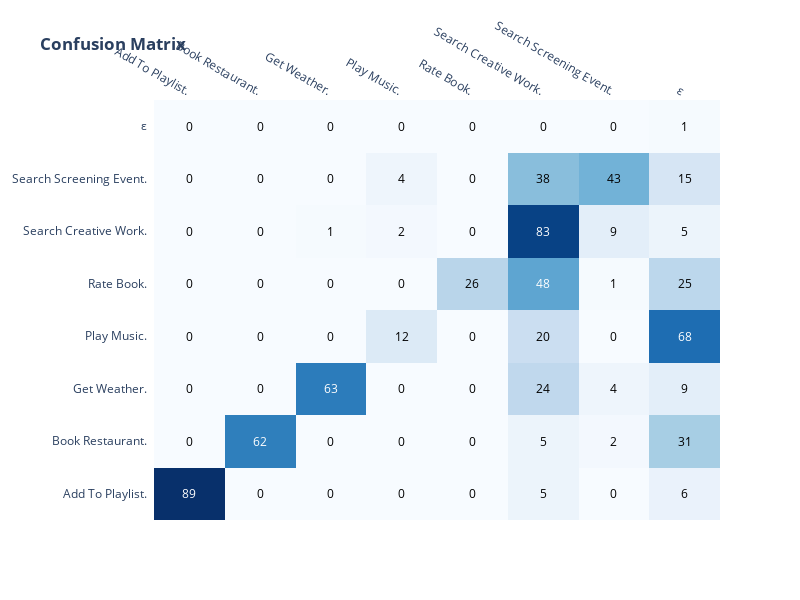
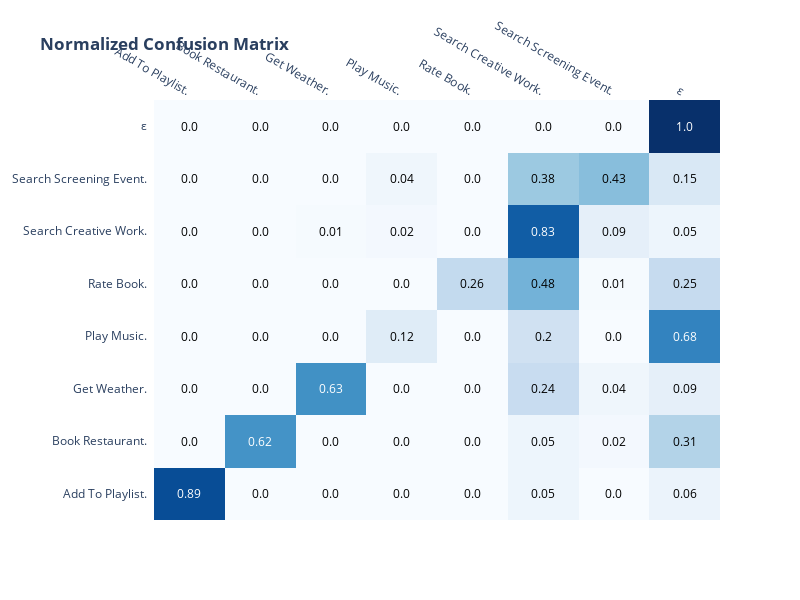

Notebook code for these charts, in order:
### Code cell
from sklearn.metrics import confusion_matrix, precision_recall_fscore_support
from collections import defaultdict
import pandas as pd 
import plotly.figure_factory as ff
import numpy as np

def load_intents_list(intents_file):
    intents = []
    with open(intents_file, 'r') as intent_preds:
        intents.append(intent.strip() for intent in intent_preds)
    return intents

def create_confusion_matrix( path: str, pred: str, gold: str ) -> pd.DataFrame:
    pred_intents = load_intents_list( f"{path}/{pred}" )
    gold_intents = load_intents_list( f"{path}/{gold}" )

    pred_intents = get_cleaned_intents( gold_intents, pred_intents )
    data = confusion_matrix(gold_intents, pred_intents)
    df_cm = pd.DataFrame(data, columns=np.unique(gold_intents), index = np.unique(gold_intents))
    df_cm.index.name = "True Intent"
    df_cm.columns.name = "Predicted Intent"
    return df_cm


def get_cleaned_intents( gold: list, pred: list ) -> list:
    # replace all bad generated intents with BAD GENERATION
    intent_set = set( gold )
    pred_intents = pred.copy()
    for idx, pred in enumerate( pred ):
        if pred not in intent_set:
            pred_intents[idx] = "ε"
    return pred_intents


# non-normalized figure
fig = ff.create_annotated_heatmap(df_cm.to_numpy(), colorscale='Blues', x=list(df_cm.columns), y=list(df_cm.index))
fig.update_layout(height=600, width=800, title_text="<b>Confusion Matrix</b>")
fig.show()

# normalized figure
df_cmn = df_cm.astype('float') / np.array(df_cm.sum(axis=1))[:, np.newaxis]

df_cmn.index.name = "True Intent"
df_cmn.columns.name = "Predicted Intent"
fig = ff.create_annotated_heatmap(df_cmn.to_numpy(), colorscale='Blues', x=list(df_cmn.columns), y=list(df_cmn.index))
fig.update_layout(height=600, width=800, title_text="<b>Normalized Confusion Matrix</b>")
fig.show()

### Figure 1 — Plotly figure (JSON) as saved in the notebook; plotly's stock layout.template omitted (floating-point values rounded to 4 significant figures)
{"data": [{"colorscale": [[0, "rgb(247,251,255)"], [0.125, "rgb(222,235,247)"], [0.25, "rgb(198,219,239)"], [0.375, "rgb(158,202,225)"], [0.5, "rgb(107,174,214)"], [0.625, "rgb(66,146,198)"], [0.75, "rgb(33,113,181)"], [0.875, "rgb(8,81,156)"], [1, "rgb(8,48,107)"]], "reversescale": false, "showscale": false, "type": "heatmap", "x": ["Add To Playlist.", "Book Restaurant.", "Get Weather.", "Play Music.", "Rate Book.", "Search Creative Work.", "Search Screening Event.", "ε"], "y": ["Add To Playlist.", "Book Restaurant.", "Get Weather.", "Play Music.", "Rate Book.", "Search Creative Work.", "Search Screening Event.", "ε"], "z": [[89, 0, 0, 0, 0, 5, 0, 6], [0, 62, 0, 0, 0, 5, 2, 31], [0, 0, 63, 0, 0, 24, 4, 9], [0, 0, 0, 12, 0, 20, 0, 68], [0, 0, 0, 0, 26, 48, 1, 25], [0, 0, 1, 2, 0, 83, 9, 5], [0, 0, 0, 4, 0, 38, 43, 15], [0, 0, 0, 0, 0, 0, 0, 1]]}], "layout": {"annotations": [{"font": {"color": "#FFFFFF"}, "showarrow": false, "text": "89", "x": "Add To Playlist.", "xref": "x", "y": "Add To Playlist.", "yref": "y"}, {"font": {"color": "#000000"}, "showarrow": false, "text": "0", "x": "Book Restaurant.", "xref": "x", "y": "Add To Playlist.", "yref": "y"}, {"font": {"color": "#000000"}, "showarrow": false, "text": "0", "x": "Get Weather.", "xref": "x", "y": "Add To Playlist.", "yref": "y"}, {"font": {"color": "#000000"}, "showarrow": false, "text": "0", "x": "Play Music.", "xref": "x", "y": "Add To Playlist.", "yref": "y"}, {"font": {"color": "#000000"}, "showarrow": false, "text": "0", "x": "Rate Book.", "xref": "x", "y": "Add To Playlist.", "yref": "y"}, {"font": {"color": "#000000"}, "showarrow": false, "text": "5", "x": "Search Creative Work.", "xref": "x", "y": "Add To Playlist.", "yref": "y"}, {"font": {"color": "#000000"}, "showarrow": false, "text": "0", "x": "Search Screening Event.", "xref": "x", "y": "Add To Playlist.", "yref": "y"}, {"font": {"color": "#000000"}, "showarrow": false, "text": "6", "x": "ε", "xref": "x", "y": "Add To Playlist.", "yref": "y"}, {"font": {"color": "#000000"}, "showarrow": false, "text": "0", "x": "Add To Playlist.", "xref": "x", "y": "Book Restaurant.", "yref": "y"}, {"font": {"color": "#FFFFFF"}, "showarrow": false, "text": "62", "x": "Book Restaurant.", "xref": "x", "y": "Book Restaurant.", "yref": "y"}, {"font": {"color": "#000000"}, "showarrow": false, "text": "0", "x": "Get Weather.", "xref": "x", "y": "Book Restaurant.", "yref": "y"}, {"font": {"color": "#000000"}, "showarrow": false, "text": "0", "x": "Play Music.", "xref": "x", "y": "Book Restaurant.", "yref": "y"}, {"font": {"color": "#000000"}, "showarrow": false, "text": "0", "x": "Rate Book.", "xref": "x", "y": "Book Restaurant.", "yref": "y"}, {"font": {"color": "#000000"}, "showarrow": false, "text": "5", "x": "Search Creative Work.", "xref": "x", "y": "Book Restaurant.", "yref": "y"}, {"font": {"color": "#000000"}, "showarrow": false, "text": "2", "x": "Search Screening Event.", "xref": "x", "y": "Book Restaurant.", "yref": "y"}, {"font": {"color": "#000000"}, "showarrow": false, "text": "31", "x": "ε", "xref": "x", "y": "Book Restaurant.", "yref": "y"}, {"font": {"color": "#000000"}, "showarrow": false, "text": "0", "x": "Add To Playlist.", "xref": "x", "y": "Get Weather.", "yref": "y"}, {"font": {"color": "#000000"}, "showarrow": false, "text": "0", "x": "Book Restaurant.", "xref": "x", "y": "Get Weather.", "yref": "y"}, {"font": {"color": "#FFFFFF"}, "showarrow": false, "text": "63", "x": "Get Weather.", "xref": "x", "y": "Get Weather.", "yref": "y"}, {"font": {"color": "#000000"}, "showarrow": false, "text": "0", "x": "Play Music.", "xref": "x", "y": "Get Weather.", "yref": "y"}, {"font": {"color": "#000000"}, "showarrow": false, "text": "0", "x": "Rate Book.", "xref": "x", "y": "Get Weather.", "yref": "y"}, {"font": {"color": "#000000"}, "showarrow": false, "text": "24", "x": "Search Creative Work.", "xref": "x", "y": "Get Weather.", "yref": "y"}, {"font": {"color": "#000000"}, "showarrow": false, "text": "4", "x": "Search Screening Event.", "xref": "x", "y": "Get Weather.", "yref": "y"}, {"font": {"color": "#000000"}, "showarrow": false, "text": "9", "x": "ε", "xref": "x", "y": "Get Weather.", "yref": "y"}, {"font": {"color": "#000000"}, "showarrow": false, "text": "0", "x": "Add To Playlist.", "xref": "x", "y": "Play Music.", "yref": "y"}, {"font": {"color": "#000000"}, "showarrow": false, "text": "0", "x": "Book Restaurant.", "xref": "x", "y": "Play Music.", "yref": "y"}, {"font": {"color": "#000000"}, "showarrow": false, "text": "0", "x": "Get Weather.", "xref": "x", "y": "Play Music.", "yref": "y"}, {"font": {"color": "#000000"}, "showarrow": false, "text": "12", "x": "Play Music.", "xref": "x", "y": "Play Music.", "yref": "y"}, {"font": {"color": "#000000"}, "showarrow": false, "text": "0", "x": "Rate Book.", "xref": "x", "y": "Play Music.", "yref": "y"}, {"font": {"color": "#000000"}, "showarrow": false, "text": "20", "x": "Search Creative Work.", "xref": "x", "y": "Play Music.", "yref": "y"}, {"font": {"color": "#000000"}, "showarrow": false, "text": "0", "x": "Search Screening Event.", "xref": "x", "y": "Play Music.", "yref": "y"}, {"font": {"color": "#FFFFFF"}, "showarrow": false, "text": "68", "x": "ε", "xref": "x", "y": "Play Music.", "yref": "y"}, {"font": {"color": "#000000"}, "showarrow": false, "text": "0", "x": "Add To Playlist.", "xref": "x", "y": "Rate Book.", "yref": "y"}, {"font": {"color": "#000000"}, "showarrow": false, "text": "0", "x": "Book Restaurant.", "xref": "x", "y": "Rate Book.", "yref": "y"}, {"font": {"color": "#000000"}, "showarrow": false, "text": "0", "x": "Get Weather.", "xref": "x", "y": "Rate Book.", "yref": "y"}, {"font": {"color": "#000000"}, "showarrow": false, "text": "0", "x": "Play Music.", "xref": "x", "y": "Rate Book.", "yref": "y"}, {"font": {"color": "#000000"}, "showarrow": false, "text": "26", "x": "Rate Book.", "xref": "x", "y": "Rate Book.", "yref": "y"}, {"font": {"color": "#FFFFFF"}, "showarrow": false, "text": "48", "x": "Search Creative Work.", "xref": "x", "y": "Rate Book.", "yref": "y"}, {"font": {"color": "#000000"}, "showarrow": false, "text": "1", "x": "Search Screening Event.", "xref": "x", "y": "Rate Book.", "yref": "y"}, {"font": {"color": "#000000"}, "showarrow": false, "text": "25", "x": "ε", "xref": "x", "y": "Rate Book.", "yref": "y"}, {"font": {"color": "#000000"}, "showarrow": false, "text": "0", "x": "Add To Playlist.", "xref": "x", "y": "Search Creative Work.", "yref": "y"}, {"font": {"color": "#000000"}, "showarrow": false, "text": "0", "x": "Book Restaurant.", "xref": "x", "y": "Search Creative Work.", "yref": "y"}, {"font": {"color": "#000000"}, "showarrow": false, "text": "1", "x": "Get Weather.", "xref": "x", "y": "Search Creative Work.", "yref": "y"}, {"font": {"color": "#000000"}, "showarrow": false, "text": "2", "x": "Play Music.", "xref": "x", "y": "Search Creative Work.", "yref": "y"}, {"font": {"color": "#000000"}, "showarrow": false, "text": "0", "x": "Rate Book.", "xref": "x", "y": "Search Creative Work.", "yref": "y"}, {"font": {"color": "#FFFFFF"}, "showarrow": false, "text": "83", "x": "Search Creative Work.", "xref": "x", "y": "Search Creative Work.", "yref": "y"}, {"font": {"color": "#000000"}, "showarrow": false, "text": "9", "x": "Search Screening Event.", "xref": "x", "y": "Search Creative Work.", "yref": "y"}, {"font": {"color": "#000000"}, "showarrow": false, "text": "5", "x": "ε", "xref": "x", "y": "Search Creative Work.", "yref": "y"}, {"font": {"color": "#000000"}, "showarrow": false, "text": "0", "x": "Add To Playlist.", "xref": "x", "y": "Search Screening Event.", "yref": "y"}, {"font": {"color": "#000000"}, "showarrow": false, "text": "0", "x": "Book Restaurant.", "xref": "x", "y": "Search Screening Event.", "yref": "y"}, {"font": {"color": "#000000"}, "showarrow": false, "text": "0", "x": "Get Weather.", "xref": "x", "y": "Search Screening Event.", "yref": "y"}, {"font": {"color": "#000000"}, "showarrow": false, "text": "4", "x": "Play Music.", "xref": "x", "y": "Search Screening Event.", "yref": "y"}, {"font": {"color": "#000000"}, "showarrow": false, "text": "0", "x": "Rate Book.", "xref": "x", "y": "Search Screening Event.", "yref": "y"}, {"font": {"color": "#000000"}, "showarrow": false, "text": "38", "x": "Search Creative Work.", "xref": "x", "y": "Search Screening Event.", "yref": "y"}, {"font": {"color": "#000000"}, "showarrow": false, "text": "43", "x": "Search Screening Event.", "xref": "x", "y": "Search Screening Event.", "yref": "y"}, {"font": {"color": "#000000"}, "showarrow": false, "text": "15", "x": "ε", "xref": "x", "y": "Search Screening Event.", "yref": "y"}, {"font": {"color": "#000000"}, "showarrow": false, "text": "0", "x": "Add To Playlist.", "xref": "x", "y": "ε", "yref": "y"}, {"font": {"color": "#000000"}, "showarrow": false, "text": "0", "x": "Book Restaurant.", "xref": "x", "y": "ε", "yref": "y"}, {"font": {"color": "#000000"}, "showarrow": false, "text": "0", "x": "Get Weather.", "xref": "x", "y": "ε", "yref": "y"}, {"font": {"color": "#000000"}, "showarrow": false, "text": "0", "x": "Play Music.", "xref": "x", "y": "ε", "yref": "y"}, {"font": {"color": "#000000"}, "showarrow": false, "text": "0", "x": "Rate Book.", "xref": "x", "y": "ε", "yref": "y"}, {"font": {"color": "#000000"}, "showarrow": false, "text": "0", "x": "Search Creative Work.", "xref": "x", "y": "ε", "yref": "y"}, {"font": {"color": "#000000"}, "showarrow": false, "text": "0", "x": "Search Screening Event.", "xref": "x", "y": "ε", "yref": "y"}, {"font": {"color": "#000000"}, "showarrow": false, "text": "1", "x": "ε", "xref": "x", "y": "ε", "yref": "y"}], "height": 600, "title": {"text": "<b>Confusion Matrix</b>"}, "width": 800, "xaxis": {"dtick": 1, "gridcolor": "rgb(0, 0, 0)", "side": "top", "ticks": ""}, "yaxis": {"dtick": 1, "ticks": "", "ticksuffix": "  "}}}

### Figure 2 — Plotly figure (JSON) as saved in the notebook; plotly's stock layout.template omitted (floating-point values rounded to 4 significant figures)
{"data": [{"colorscale": [[0, "rgb(247,251,255)"], [0.125, "rgb(222,235,247)"], [0.25, "rgb(198,219,239)"], [0.375, "rgb(158,202,225)"], [0.5, "rgb(107,174,214)"], [0.625, "rgb(66,146,198)"], [0.75, "rgb(33,113,181)"], [0.875, "rgb(8,81,156)"], [1, "rgb(8,48,107)"]], "reversescale": false, "showscale": false, "type": "heatmap", "x": ["Add To Playlist.", "Book Restaurant.", "Get Weather.", "Play Music.", "Rate Book.", "Search Creative Work.", "Search Screening Event.", "ε"], "y": ["Add To Playlist.", "Book Restaurant.", "Get Weather.", "Play Music.", "Rate Book.", "Search Creative Work.", "Search Screening Event.", "ε"], "z": [[0.89, 0, 0, 0, 0, 0.05, 0, 0.06], [0, 0.62, 0, 0, 0, 0.05, 0.02, 0.31], [0, 0, 0.63, 0, 0, 0.24, 0.04, 0.09], [0, 0, 0, 0.12, 0, 0.2, 0, 0.68], [0, 0, 0, 0, 0.26, 0.48, 0.01, 0.25], [0, 0, 0.01, 0.02, 0, 0.83, 0.09, 0.05], [0, 0, 0, 0.04, 0, 0.38, 0.43, 0.15], [0, 0, 0, 0, 0, 0, 0, 1]]}], "layout": {"annotations": [{"font": {"color": "#FFFFFF"}, "showarrow": false, "text": "0.89", "x": "Add To Playlist.", "xref": "x", "y": "Add To Playlist.", "yref": "y"}, {"font": {"color": "#000000"}, "showarrow": false, "text": "0.0", "x": "Book Restaurant.", "xref": "x", "y": "Add To Playlist.", "yref": "y"}, {"font": {"color": "#000000"}, "showarrow": false, "text": "0.0", "x": "Get Weather.", "xref": "x", "y": "Add To Playlist.", "yref": "y"}, {"font": {"color": "#000000"}, "showarrow": false, "text": "0.0", "x": "Play Music.", "xref": "x", "y": "Add To Playlist.", "yref": "y"}, {"font": {"color": "#000000"}, "showarrow": false, "text": "0.0", "x": "Rate Book.", "xref": "x", "y": "Add To Playlist.", "yref": "y"}, {"font": {"color": "#000000"}, "showarrow": false, "text": "0.05", "x": "Search Creative Work.", "xref": "x", "y": "Add To Playlist.", "yref": "y"}, {"font": {"color": "#000000"}, "showarrow": false, "text": "0.0", "x": "Search Screening Event.", "xref": "x", "y": "Add To Playlist.", "yref": "y"}, {"font": {"color": "#000000"}, "showarrow": false, "text": "0.06", "x": "ε", "xref": "x", "y": "Add To Playlist.", "yref": "y"}, {"font": {"color": "#000000"}, "showarrow": false, "text": "0.0", "x": "Add To Playlist.", "xref": "x", "y": "Book Restaurant.", "yref": "y"}, {"font": {"color": "#FFFFFF"}, "showarrow": false, "text": "0.62", "x": "Book Restaurant.", "xref": "x", "y": "Book Restaurant.", "yref": "y"}, {"font": {"color": "#000000"}, "showarrow": false, "text": "0.0", "x": "Get Weather.", "xref": "x", "y": "Book Restaurant.", "yref": "y"}, {"font": {"color": "#000000"}, "showarrow": false, "text": "0.0", "x": "Play Music.", "xref": "x", "y": "Book Restaurant.", "yref": "y"}, {"font": {"color": "#000000"}, "showarrow": false, "text": "0.0", "x": "Rate Book.", "xref": "x", "y": "Book Restaurant.", "yref": "y"}, {"font": {"color": "#000000"}, "showarrow": false, "text": "0.05", "x": "Search Creative Work.", "xref": "x", "y": "Book Restaurant.", "yref": "y"}, {"font": {"color": "#000000"}, "showarrow": false, "text": "0.02", "x": "Search Screening Event.", "xref": "x", "y": "Book Restaurant.", "yref": "y"}, {"font": {"color": "#000000"}, "showarrow": false, "text": "0.31", "x": "ε", "xref": "x", "y": "Book Restaurant.", "yref": "y"}, {"font": {"color": "#000000"}, "showarrow": false, "text": "0.0", "x": "Add To Playlist.", "xref": "x", "y": "Get Weather.", "yref": "y"}, {"font": {"color": "#000000"}, "showarrow": false, "text": "0.0", "x": "Book Restaurant.", "xref": "x", "y": "Get Weather.", "yref": "y"}, {"font": {"color": "#FFFFFF"}, "showarrow": false, "text": "0.63", "x": "Get Weather.", "xref": "x", "y": "Get Weather.", "yref": "y"}, {"font": {"color": "#000000"}, "showarrow": false, "text": "0.0", "x": "Play Music.", "xref": "x", "y": "Get Weather.", "yref": "y"}, {"font": {"color": "#000000"}, "showarrow": false, "text": "0.0", "x": "Rate Book.", "xref": "x", "y": "Get Weather.", "yref": "y"}, {"font": {"color": "#000000"}, "showarrow": false, "text": "0.24", "x": "Search Creative Work.", "xref": "x", "y": "Get Weather.", "yref": "y"}, {"font": {"color": "#000000"}, "showarrow": false, "text": "0.04", "x": "Search Screening Event.", "xref": "x", "y": "Get Weather.", "yref": "y"}, {"font": {"color": "#000000"}, "showarrow": false, "text": "0.09", "x": "ε", "xref": "x", "y": "Get Weather.", "yref": "y"}, {"font": {"color": "#000000"}, "showarrow": false, "text": "0.0", "x": "Add To Playlist.", "xref": "x", "y": "Play Music.", "yref": "y"}, {"font": {"color": "#000000"}, "showarrow": false, "text": "0.0", "x": "Book Restaurant.", "xref": "x", "y": "Play Music.", "yref": "y"}, {"font": {"color": "#000000"}, "showarrow": false, "text": "0.0", "x": "Get Weather.", "xref": "x", "y": "Play Music.", "yref": "y"}, {"font": {"color": "#000000"}, "showarrow": false, "text": "0.12", "x": "Play Music.", "xref": "x", "y": "Play Music.", "yref": "y"}, {"font": {"color": "#000000"}, "showarrow": false, "text": "0.0", "x": "Rate Book.", "xref": "x", "y": "Play Music.", "yref": "y"}, {"font": {"color": "#000000"}, "showarrow": false, "text": "0.2", "x": "Search Creative Work.", "xref": "x", "y": "Play Music.", "yref": "y"}, {"font": {"color": "#000000"}, "showarrow": false, "text": "0.0", "x": "Search Screening Event.", "xref": "x", "y": "Play Music.", "yref": "y"}, {"font": {"color": "#FFFFFF"}, "showarrow": false, "text": "0.68", "x": "ε", "xref": "x", "y": "Play Music.", "yref": "y"}, {"font": {"color": "#000000"}, "showarrow": false, "text": "0.0", "x": "Add To Playlist.", "xref": "x", "y": "Rate Book.", "yref": "y"}, {"font": {"color": "#000000"}, "showarrow": false, "text": "0.0", "x": "Book Restaurant.", "xref": "x", "y": "Rate Book.", "yref": "y"}, {"font": {"color": "#000000"}, "showarrow": false, "text": "0.0", "x": "Get Weather.", "xref": "x", "y": "Rate Book.", "yref": "y"}, {"font": {"color": "#000000"}, "showarrow": false, "text": "0.0", "x": "Play Music.", "xref": "x", "y": "Rate Book.", "yref": "y"}, {"font": {"color": "#000000"}, "showarrow": false, "text": "0.26", "x": "Rate Book.", "xref": "x", "y": "Rate Book.", "yref": "y"}, {"font": {"color": "#000000"}, "showarrow": false, "text": "0.48", "x": "Search Creative Work.", "xref": "x", "y": "Rate Book.", "yref": "y"}, {"font": {"color": "#000000"}, "showarrow": false, "text": "0.01", "x": "Search Screening Event.", "xref": "x", "y": "Rate Book.", "yref": "y"}, {"font": {"color": "#000000"}, "showarrow": false, "text": "0.25", "x": "ε", "xref": "x", "y": "Rate Book.", "yref": "y"}, {"font": {"color": "#000000"}, "showarrow": false, "text": "0.0", "x": "Add To Playlist.", "xref": "x", "y": "Search Creative Work.", "yref": "y"}, {"font": {"color": "#000000"}, "showarrow": false, "text": "0.0", "x": "Book Restaurant.", "xref": "x", "y": "Search Creative Work.", "yref": "y"}, {"font": {"color": "#000000"}, "showarrow": false, "text": "0.01", "x": "Get Weather.", "xref": "x", "y": "Search Creative Work.", "yref": "y"}, {"font": {"color": "#000000"}, "showarrow": false, "text": "0.02", "x": "Play Music.", "xref": "x", "y": "Search Creative Work.", "yref": "y"}, {"font": {"color": "#000000"}, "showarrow": false, "text": "0.0", "x": "Rate Book.", "xref": "x", "y": "Search Creative Work.", "yref": "y"}, {"font": {"color": "#FFFFFF"}, "showarrow": false, "text": "0.83", "x": "Search Creative Work.", "xref": "x", "y": "Search Creative Work.", "yref": "y"}, {"font": {"color": "#000000"}, "showarrow": false, "text": "0.09", "x": "Search Screening Event.", "xref": "x", "y": "Search Creative Work.", "yref": "y"}, {"font": {"color": "#000000"}, "showarrow": false, "text": "0.05", "x": "ε", "xref": "x", "y": "Search Creative Work.", "yref": "y"}, {"font": {"color": "#000000"}, "showarrow": false, "text": "0.0", "x": "Add To Playlist.", "xref": "x", "y": "Search Screening Event.", "yref": "y"}, {"font": {"color": "#000000"}, "showarrow": false, "text": "0.0", "x": "Book Restaurant.", "xref": "x", "y": "Search Screening Event.", "yref": "y"}, {"font": {"color": "#000000"}, "showarrow": false, "text": "0.0", "x": "Get Weather.", "xref": "x", "y": "Search Screening Event.", "yref": "y"}, {"font": {"color": "#000000"}, "showarrow": false, "text": "0.04", "x": "Play Music.", "xref": "x", "y": "Search Screening Event.", "yref": "y"}, {"font": {"color": "#000000"}, "showarrow": false, "text": "0.0", "x": "Rate Book.", "xref": "x", "y": "Search Screening Event.", "yref": "y"}, {"font": {"color": "#000000"}, "showarrow": false, "text": "0.38", "x": "Search Creative Work.", "xref": "x", "y": "Search Screening Event.", "yref": "y"}, {"font": {"color": "#000000"}, "showarrow": false, "text": "0.43", "x": "Search Screening Event.", "xref": "x", "y": "Search Screening Event.", "yref": "y"}, {"font": {"color": "#000000"}, "showarrow": false, "text": "0.15", "x": "ε", "xref": "x", "y": "Search Screening Event.", "yref": "y"}, {"font": {"color": "#000000"}, "showarrow": false, "text": "0.0", "x": "Add To Playlist.", "xref": "x", "y": "ε", "yref": "y"}, {"font": {"color": "#000000"}, "showarrow": false, "text": "0.0", "x": "Book Restaurant.", "xref": "x", "y": "ε", "yref": "y"}, {"font": {"color": "#000000"}, "showarrow": false, "text": "0.0", "x": "Get Weather.", "xref": "x", "y": "ε", "yref": "y"}, {"font": {"color": "#000000"}, "showarrow": false, "text": "0.0", "x": "Play Music.", "xref": "x", "y": "ε", "yref": "y"}, {"font": {"color": "#000000"}, "showarrow": false, "text": "0.0", "x": "Rate Book.", "xref": "x", "y": "ε", "yref": "y"}, {"font": {"color": "#000000"}, "showarrow": false, "text": "0.0", "x": "Search Creative Work.", "xref": "x", "y": "ε", "yref": "y"}, {"font": {"color": "#000000"}, "showarrow": false, "text": "0.0", "x": "Search Screening Event.", "xref": "x", "y": "ε", "yref": "y"}, {"font": {"color": "#FFFFFF"}, "showarrow": false, "text": "1.0", "x": "ε", "xref": "x", "y": "ε", "yref": "y"}], "height": 600, "title": {"text": "<b>Normalized Confusion Matrix</b>"}, "width": 800, "xaxis": {"dtick": 1, "gridcolor": "rgb(0, 0, 0)", "side": "top", "ticks": ""}, "yaxis": {"dtick": 1, "ticks": "", "ticksuffix": "  "}}}
